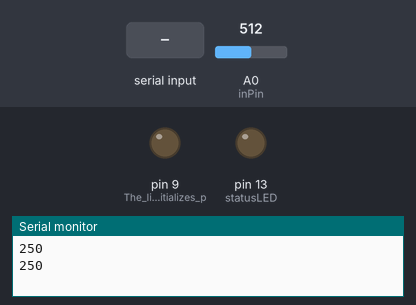
Simulated run of this sketch. Board: Arduino Uno, built with avr-gcc and run on an emulated ATmega328P. Parts: output pins drawn as LEDs (lit = HIGH), the last lines printed to the serial monitor. The inputs (shaded band) are chosen by the test bench; at power-on: A0 (inPin) = 512.

Above: at 1.8 s.
1.9 s: "1" received over Serial
At 2.4 s:
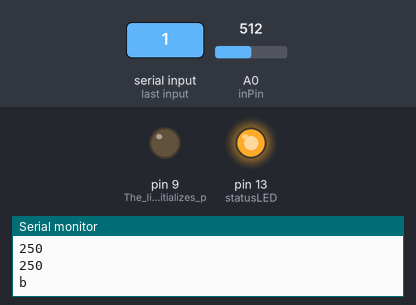
3.5 s: "0" received over Serial
At 5.2 s:
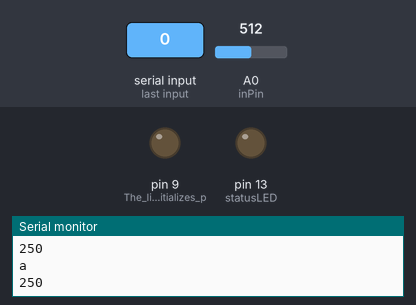
Timing chart, 0 to 6.7 s (numbered marks = the images above; inputs shaded):
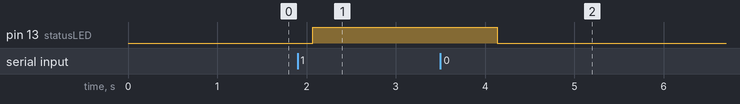

Measured:
- after the input at 1.9 s, pin 13 (statusLED): LOW → HIGH after 0.17 s
- after the input at 3.5 s, pin 13 (statusLED): HIGH → LOW after 0.64 s

The sketch:

irtx.ino
```cpp
#include <IRremote.h>

IRsend irsend;
const int inPin = A0; // analog pin for Temp sensor
int statusLED = 13; //ON/OFF Led
int hold=0;        //makes sure that the serial only sends once
unsigned int aircontempup[228] = {3350,1650,450,1250,400,1250,350,450,450,400,400,400,450,1200,450,400,450,350,450,1200,450,1200,450,400,350,1300,450,400,450,350,350,1300,450,1200,450,400,450,1200,450,1200,450,350,450,400,450,1200,450,400,450,350,450,1200,450,400,450,350,450,400,450,350,450,400,450,400,400,400,450,350,450,400,450,400,400,400,350,500,450,350,450,400,450,350,450,400,450,350,400,1250,450,400,450,350,450,1250,450,350,450,400,400,1250,450,350,450,400,350,450,450,400,450,350,450,400,450,350,450,1250,450,350,450,400,450,350,450,400,450,350,450,400,450,350,450,400,450,1200,450,350,450,1250,400,400,450,400,450,350,450,400,450,350,450,400,450,350,450,400,450,350,450,400,450,350,450,400,450,350,450,400,450,350,450,400,450,400,400,400,450,400,450,350,450,400,450,350,450,400,450,350,450,400,450,350,450,400,450,400,450,350,450,400,450,350,450,400,450,350,450,400,450,350,450,400,450,1200,450,350,450,1200,450,400,450,400,400,400,450,1200,450,400,450};
unsigned int aircontempdown[228] = {3400,1600,450,1200,450,1200,450,400,450,350,450,400,450,1200,450,350,400,450,450,1200,450,1200,450,350,450,1250,450,350,450,400,450,1200,450,1200,450,350,450,1200,450,1200,450,400,450,350,450,1250,450,350,450,400,400,1250,450,350,450,400,450,350,450,400,450,350,450,400,450,350,450,400,450,350,400,450,450,350,450,400,450,400,400,400,450,400,400,400,450,400,450,1200,450,350,450,400,450,1200,450,400,450,350,450,1200,400,450,350,450,450,400,450,350,450,400,450,350,450,400,450,350,450,1250,400,400,450,400,450,350,450,400,450,350,450,400,400,400,450,1200,450,400,450,1200,450,400,400,400,450,400,400,400,450,400,400,400,450,400,450,350,400,450,450,350,450,400,450,350,450,400,450,350,450,400,350,450,450,400,450,350,450,400,450,400,400,400,350,500,400,400,400,450,450,350,450,400,450,350,450,400,450,400,400,400,450,400,400,400,450,400,450,350,450,400,450,350,450,400,450,1200,450,1200,450,350,450,400,450,350,450,1250,450,350,450};
unsigned int coldmode[228] = {3300,1700,350,1300,350,1300,350,500,350,450,350,500,350,1300,350,450,400,450,350,1250,400,1300,350,500,350,1300,350,450,450,350,400,1300,350,1300,350,450,400,1250,450,1200,400,450,350,450,400,1300,350,450,400,450,350,1300,350,450,400,450,350,450,400,450,350,450,400,450,350,450,450,400,350,450,450,400,350,450,400,450,350,500,350,450,350,500,350,450,400,450,350,1300,350,450,450,400,350,1300,350,500,350,450,350,450,400,450,450,400,350,1300,350,450,400,450,450,350,400,450,350,1300,350,1300,350,1300,400,450,350,450,400,450,350,450,400,450,350,450,450,1200,400,450,450,1200,350,500,350,450,350,500,400,400,400,450,350,450,450,400,450,350,400,450,350,450,400,450,350,450,400,450,450,400,400,400,350,500,350,450,400,450,350,450,400,450,350,450,400,450,450,350,450,400,350,500,350,450,350,500,350,450,350,450,400,450,450,400,350,450,450,400,350,450,350,500,350,450,400,450,450,1200,450,400,350,450,350,1300,400,450,350,1300,400,400,450};
unsigned int fanspeed[228] = {3350,1650,400,1250,400,1250,400,450,400,400,400,450,400,1250,400,450,400,400,400,1250,400,1250,400,450,400,1250,400,450,350,450,400,1250,400,1250,400,450,400,1250,400,1250,400,400,400,450,400,1250,400,450,400,400,400,1250,400,450,400,400,400,450,400,400,400,450,400,400,400,450,400,400,400,450,400,400,400,450,400,450,350,450,400,450,400,400,400,450,400,400,450,1200,400,450,400,400,400,1300,400,400,400,450,350,1300,400,1250,400,400,400,450,400,400,400,450,400,450,350,450,450,350,400,1300,350,450,400,450,400,400,400,450,400,400,450,400,400,1250,400,400,400,1250,400,1300,400,400,450,400,400,400,400,450,400,400,400,450,400,450,350,450,400,450,400,400,400,450,400,400,400,450,400,400,450,400,400,400,450,400,400,450,400,400,400,450,400,400,450,400,400,400,400,450,400,400,450,400,400,400,400,450,400,400,400,450,400,400,400,450,400,400,400,450,450,400,350,450,400,1250,450,1200,450,400,400,1250,400,400,450,400,400,1250,450,400,400};
unsigned int airconpoweroff[228] = {3350,1700,450,1200,400,1250,400,400,400,450,400,400,400,1300,400,400,400,450,400,1250,400,1250,400,400,400,1250,400,450,400,400,400,1250,400,1300,400,400,400,1250,400,1250,400,450,400,400,400,1250,400,450,450,350,400,1300,400,400,400,450,400,400,400,450,400,400,400,450,400,400,400,450,400,400,400,450,400,400,400,450,400,400,400,450,400,450,350,450,400,450,400,400,450,400,400,400,400,1250,400,450,400,400,400,1250,400,450,400,400,450,400,400,450,350,450,450,400,400,400,450,1200,400,450,400,400,400,450,450,400,400,400,400,450,400,400,400,450,400,1250,400,400,400,1250,400,450,400,400,400,450,400,450,400,400,400,450,400,400,400,450,400,400,450,400,400,400,400,450,400,400,400,450,450,400,400,400,400,450,400,400,450,400,400,400,400,450,400,400,400,450,400,400,400,450,400,400,400,450,400,400,450,400,400,400,450,400,450,400,400,400,450,400,400,400,400,450,400,1250,400,400,450,400,450,400,400,400,400,450,400,1250,400,400,450};
unsigned int airconpoweron[228] =
{3350,1650,400,1250,450,1250,350,500,350,450,400,400,450,1250,400,450,350,450,400,1250,400,1250,400,450,350,1300,400,450,350,450,400,1300,350,1250,400,500,350,1250,400,1250,400,450,400,450,350,1300,400,450,350,450,350,1300,400,450,400,450,350,450,400,450,400,450,350,500,350,450,300,500,400,400,400,450,400,450,350,500,350,450,350,450,400,450,400,450,350,500,350,1250,400,500,300,500,350,1300,400,450,350,450,350,1350,350,1250,400,450,400,450,350,450,400,450,350,450,400,450,400,400,400,1300,350,1300,350,1300,400,450,350,500,350,450,400,400,400,450,400,1250,400,450,350,1300,400,450,350,500,300,500,350,500,350,450,350,500,350,450,400,450,350,500,350,450,400,450,350,450,350,550,300,450,400,450,350,500,350,450,400,400,400,450,400,450,350,500,350,450,400,450,350,500,350,450,350,500,300,500,400,450,350,500,350,450,350,450,400,450,350,500,350,500,350,450,400,450,350,450,400,450,350,1300,350,450,400,1300,350,500,300,1300,400,450,400};

void setup()
{
  Serial.begin(9600);
    pinMode(statusLED, OUTPUT);
  pinMode(9,OUTPUT); // The library initializes pin 9 as an output
  digitalWrite(9, LOW);// Since our IR LED is connected to pin 9 on the Mega
}

void loop() {

 ///////////////TEMPERATURE SENSOR///////////////////////
  int value = analogRead(inPin);
  float millivolts = (value / 1024.0) * 5000;
  int celsius = millivolts / 10; // sensor output is 10mV per degree Celsius
  Serial.println(celsius);
  delay(1000);
////////////////////////////////////////////////////////


  if(Serial.available()){
  char state = Serial.read();   //receive from temp sensor
   hold=0;
 switch (state)
      {

        case '0':
        if(hold == 0){
         irsend.sendRaw(airconpoweroff,228,38);  //code from array, bits, frequency
         digitalWrite(statusLED, LOW);
         Serial.println("a");
         delay(1000);
        }
         hold = 1;     //send only once
        break;

         case '1':
         if(hold == 0){
         irsend.sendRaw(airconpoweron,228,38);  //code from array, bits, frequency
         Serial.println("b");
         digitalWrite(statusLED, HIGH);
         delay(1000);
         }
         hold = 1;     //send only once
        break;

         case '2':
         if(hold == 0){
         irsend.sendRaw(aircontempup,228,38);  //code from array, bits, frequency
         Serial.println("u");
         delay(1000);
          }
         hold = 1;     //send only once
        break;

         case '3':
         if(hold == 0){
         irsend.sendRaw(aircontempdown,228,38);  //code from array, bits, frequency
         Serial.println("d");
         delay(1000);
         }
         hold = 1;     //send only once
        break;

         case '4':
         if(hold == 0){
         irsend.sendRaw(coldmode,228,38);  //code from array, bits, frequency
         Serial.println("m");
         delay(1000);
         }
         hold = 1;     //send only once
        break;

         case '5':
         if(hold == 0){
         irsend.sendRaw(fanspeed,228,38);  //code from array, bits, frequency
         Serial.println("f");
         delay(1000);
         }
         hold = 1;     //send only once
        break;
       }
  }
 }
```
